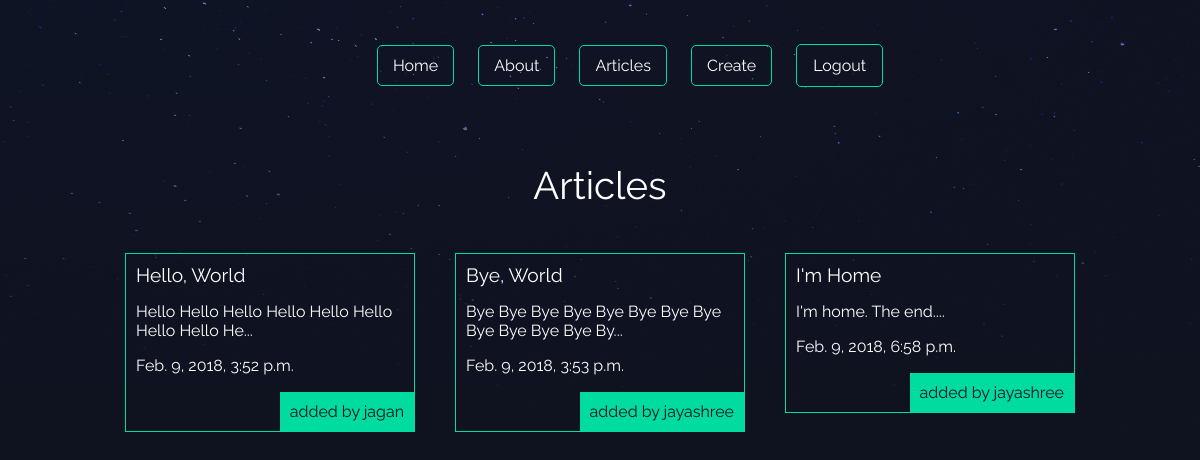
Screenshot of /articles/ (signed in) with the database file from the repository.
### articles/models.py (models this page shows, shortened)
class Article(models.Model):  # Inheriting basic functionaliites
    title = models.CharField(max_length=100)
    slug = models.SlugField()
    body = models.TextField()
    date = models.DateTimeField(auto_now_add=True)
    thumbnail = models.ImageField(default='default.png',blank=True)
    author = models.ForeignKey(User,default=None,on_delete=models.CASCADE)
    def snippet(self):
        return self.body[:50] + "..."

### articles/views.py (the view)
# urls.py: path('articles/',include('articles.urls')),
def articles(request):
	articles = Article.objects.all().order_by('date')
	context = {
		"articles" : articles
	}
	return render(request,'articles/articles.html',context)

### articles/templates/articles/articles.html (shortened to what this page needs)
{% extends 'layout.html' %}
{% block content %}
<h1>Articles</h1>
<div class="articles">
	{% for article in articles %}
	<a href="{% url 'articles:details' slug=article.slug %}"><div class="article">
		<h2> {{article.title}}</h2>
		<p>{{ article.snippet }} </p>
		<p>{{ article.date }} </p>
		<p class="author">added by {{ article.author.username }} </p>
	</div></a>
	{% endfor %}
</div>
{% endblock %}

### assets/styles.css (style rules this page uses)
body { background-color: #0f121f; background-image: url(/static/stars.png); background-repeat-y: no-repeat; color: #fff; }
body * { font-family: 'Raleway', sans-serif; }
h1, h2, h3, h4, h5 { font-weight: normal; margin: 0; }
a, a:hover, a:visited { padding: 5px 5px; color: #fff; text-decoration: none; }
div.wrapper > h1 { text-align: center; margin: 40px auto; font-size: 2.4em }
.articles { display: grid; grid-template-columns: 1fr 1fr 1fr; grid-gap: 30px; }
.article { padding: 10px; border: 1px solid #00dba0; position: relative; padding-bottom: 40px; }
.article h2 { font-size: 1.2em; }
.article .author { padding: 10px; background: #00dba0; position: absolute; right: 0; bottom: 0; margin: 0; color: #0f121f; }

### rows the page displays
Article: title "Hello, World", snippet "Hello Hello Hello Hello Hello Hello Hello Hello He...", date "Feb. 9, 2018, 3:52 p.m.", author.username "jagan"
Article: title "Bye, World", snippet "Bye Bye Bye Bye Bye Bye Bye Bye Bye Bye Bye Bye By...", date "Feb. 9, 2018, 3:53 p.m.", author.username "jayashree"
Article: title "I'm Home", snippet "I'm home. The end....", date "Feb. 9, 2018, 6:58 p.m.", author.username "jayashree"
